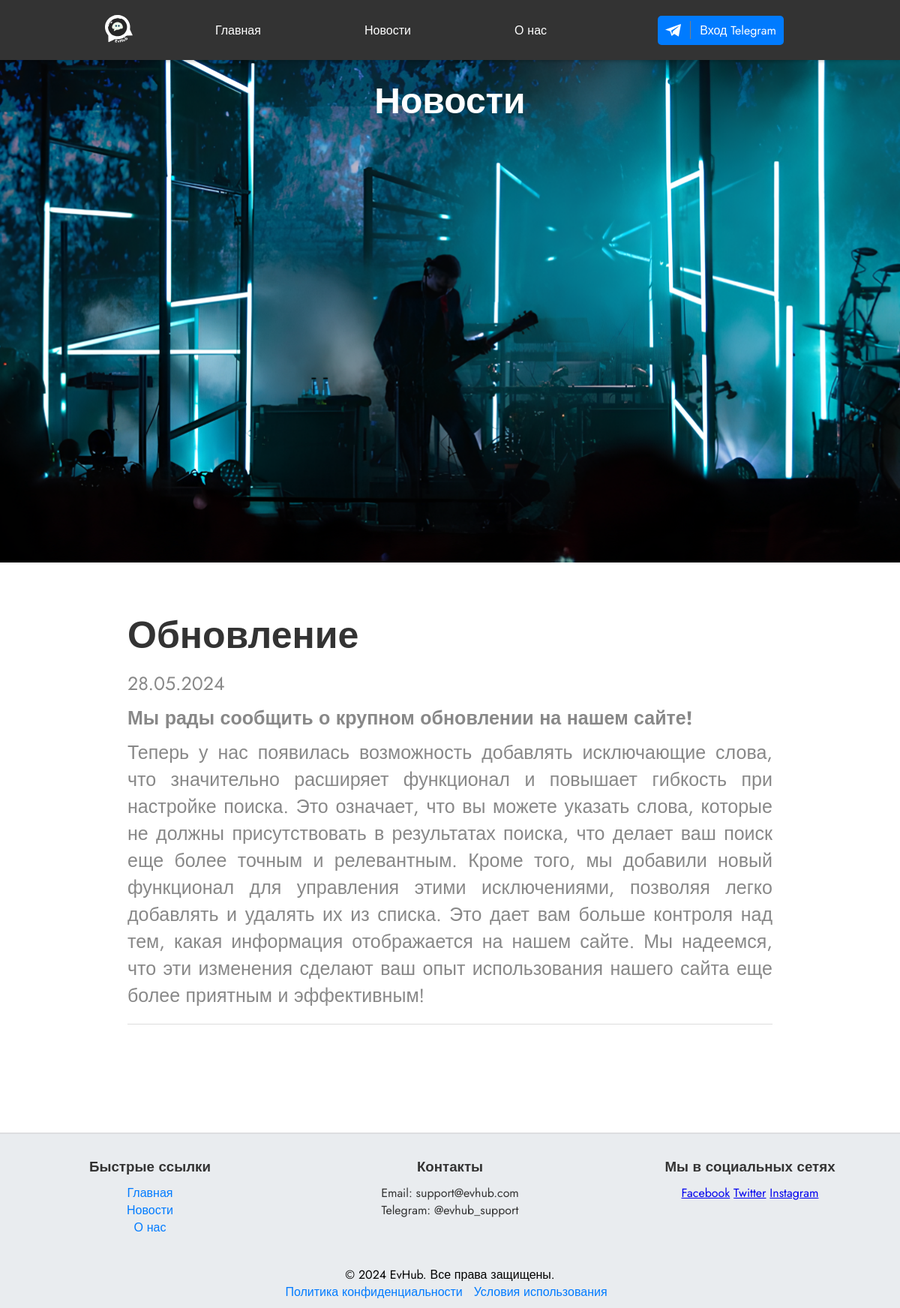
Page /news/ on the committed database.
### saite/models.py (models this page shows, shortened)
class News(models.Model):
    title = models.CharField(max_length=200)
    content = CKEditor5Field('Text', config_name='extends')
    created_at = models.DateTimeField(auto_now_add=True)

### saite/views.py (the view)
# urls.py: path('news/', saite_views.news_page, name='news-page'),
@csrf_exempt
def news_page(request):
    if request.method == 'POST' and request.user.is_staff:
        data = json.loads(request.body)
        form = NewsForm(data)
        if form.is_valid():
            news = form.save()
            return JsonResponse({'id': news.id})
        else:
            return JsonResponse({'errors': form.errors}, status=400)
    else:
        form = NewsForm()
    news = News.objects.all().order_by('-created_at')
    return render(request, 'news.html', {'form': form, 'news': news, 'is_admin': request.user.is_staff})

### telegram_auth/views.py (called while the page is built)
@receiver(request_started)
def set_webhook(**kwargs):
    print("Setting webhook...")
    try:
        response = requests.post(f"{TELEGRAM_API}{TELEGRAM_TOKEN}/setWebhook", data={'url': WEBHOOK_URL})
        logger.info("Webhook set successfully. Response: %s", response.json())
    except Exception as e:
        logger.error("Error setting webhook: %s", e)

### saite/templates/news.html (shortened to what this page needs)
{% extends "headerfooter.html" %}
{% load static %}
{% block content %}
<!DOCTYPE html>
<html lang="ru">
<head>
    <link rel="stylesheet" href="{% static 'css/stylenews.css' %}">
</head>
<body>
    <main>
        <div class="hero-image">
            <img src="{% static 'images/news/news.png' %}" alt="Initial Image" class="image" id="image1">
            <div class="hero-text" id="heroText">Новости</div>
        </div>
        <div id="news-container">
            {% for news in news %}
                <div class="news-item" data-news-id="{{ news.id }}">
                    <h2>{{ news.title }}</h2>
                    <p>{{ news.created_at|date:"d.m.Y" }}</p>
                    <div>{{ news.content|safe }}</div>
                    <hr>
                </div>
            {% endfor %}
        </div>
    </main>
</body>
</html>
{% endblock %}

### saite/static/css/headerfooter.css (style rules this page uses)
:root { --font-size-base-min: 16px; --font-size-base-max: 18px; --screen-width-min: 320px; --screen-width-max: 1920px; --logo-size-min: 60px; --logo-size-max: 100px; }
html, body { height: 100%; margin: 0; display: flex; flex-direction: column; }
main { flex: 1; }

### saite/static/css/stylenews.css (style rules this page uses)
:root { --font-size-base-min: 16px; --font-size-base-max: 18px; --screen-width-min: 320px; --screen-width-max: 1920px; --logo-size-min: 60px; --logo-size-max: 100px; }
* { margin: 0; padding: 0; box-sizing: border-box; }
body { font-family: 'Jost', sans-serif; font-size: calc(var(--font-size-base-min) + (var(--font-size-base-max) - var(--font-size-base-min)) * ((100vw - var(--screen-width-min)) / (var(--screen-width-max) - var(--screen-width-min)))); background-color: #fff; color: #333; }
.hero-image { position: relative; width: 100%; height: 670px; }
.hero-image .image { position: absolute; top: 0; left: 0; width: 100%; height: 100%; object-fit: cover; transition: opacity 0.5s ease-in-out; }
.hero-text { position: absolute; top: 20px; left: 50%; transform: translateX(-50%); font-size: 3rem; font-weight: bold; color: white; transition: top 0.2s ease-in-out; }
.news-item h2 { font-size: 1.5rem; margin-bottom: 5px; }
.news-item p { color: gray; margin-bottom: 10px; }
.news-item hr { border: 0; border-top: 1px solid #ccc; }
#news-container { display: flex; flex-direction: column; align-items: center; width: 100%; padding: 20px; }
.news-item { max-width: 900px; width: 100%; margin: 20px 0; padding: 20px; text-align: justify; }
.news-item h2 { font-size: 50px; margin-bottom: 10px; }
.news-item p { font-size: 25px; color: #888; margin-bottom: 10px; }
.news-item div { font-size: 1rem; color: #333; margin-bottom: 20px; }
.news-item hr { border: none; height: 1px; background: #ddd; margin: 0; }

### rows in the picture
News: title "Обновление", created_at "28.05.2024", content "Мы рады сообщить о крупном обновлении на нашем сайте! Теперь у нас появилась возможность добавлять исключающие слова, что значительно расширяет функционал и повышает гибкость при настройке поиска. Это означает, что вы можете указать слова, которые не должны присутствовать в результатах поиска, что делает ваш поиск еще более точным и релевантным. Кроме того, мы добавили новый функционал для управления этими исключениями, позволяя легко добавлять и удалять их из списка. Это дает вам больше контроля над тем, какая информация отображается на нашем сайте. Мы надеемся, что эти изменения сделают ваш опыт использования нашего сайта еще более приятным и эффективным!"
